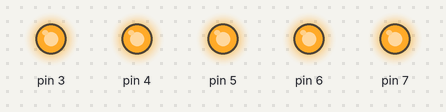
This sketch was run on a simulated Arduino Uno, built with avr-gcc and run on an emulated ATmega328P. On the bench: output pins drawn as LEDs (lit = HIGH).

Above: at 1.35 s.
At 5.81 s:
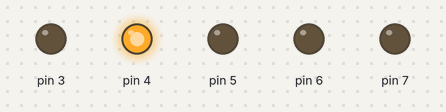
At 10.61 s:
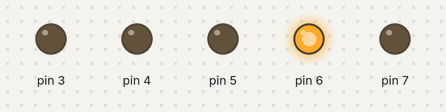
At 20.21 s:
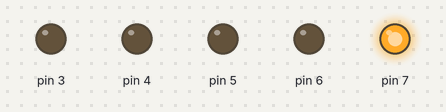
At 27.71 s:
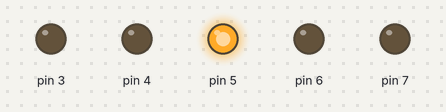
At 37.95 s:
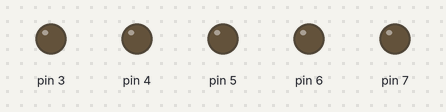
Timing chart, 0 to 40.0 s (numbered marks = the images above):
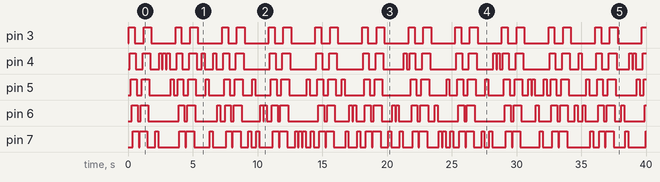

Measured:
- by itself, pin 3: repeats every 3.6 s: LOW 0.68 s, HIGH 0.60 s, LOW 1.9 s, HIGH 0.45 s
- by itself, pin 4: LOW → HIGH at 0.15 s, → LOW 0.45 s later, → HIGH 0.53 s later, → LOW 0.60 s later, … (67 changes in this stretch)
- by itself, pin 5: LOW → HIGH at 0.23 s, → LOW 0.45 s later, → HIGH 0.38 s later, → LOW 0.60 s later, … (69 changes in this stretch)
- by itself, pin 6: LOW → HIGH at 0.30 s, → LOW 0.45 s later, → HIGH 0.23 s later, → LOW 0.60 s later, … (69 changes in this stretch)

The sketch:

sketch_jan8a.ino
```cpp
//lil scanner thing with five leds in the D port. Mostly to get acquainted with bit shifting again


#include <avr/io.h>
#include <util/delay.h>

#define DELAY_TIME 75
#define OSCILATIONS 1
#define RANDOM_LED_ITERATIONS 5


int main(void)
{
  DDRD = 0b11111000;
  uint8_t i;
  uint8_t j;
  uint16_t delay_time = DELAY_TIME;
  uint16_t randomNum = 0x1234;
  uint8_t randomLed;

  while(1)
  {
    for(j = 0; j < OSCILATIONS; j++)
    {

      for(i = 2; i <= 7; i++)
      {
        PORTD |= (1 << i);
        _delay_ms(delay_time);
      }

      for(i = 2; i <= 7; i++)
      {
        PORTD &= ~(1 << i);
        _delay_ms(delay_time);
      }


      for(i = 7; i < 255; i--)
      {
        PORTD |= (1 << i);
        _delay_ms(delay_time);
      }

      for(i = 7; i < 255; i--)
      {
        PORTD &= ~(1 << i);
        _delay_ms(delay_time);
      }
    }

    for(i = 0; i < RANDOM_LED_ITERATIONS; i++)
    {
      retry:
      randomNum = randomNum * 2053 + 13849;
      randomLed = ((randomNum >> 8) & 0b00000111);
      if(randomLed <= 3) //Prevens unconnected ports from lighting up
      {
        goto retry;
      }
      PORTD = (1 << randomLed);
      _delay_ms(DELAY_TIME + 150);
      PORTD ^= (1 << randomLed);
      _delay_ms(DELAY_TIME);
    }

    PORTD = 0;
  }
  return 0;

}
```
